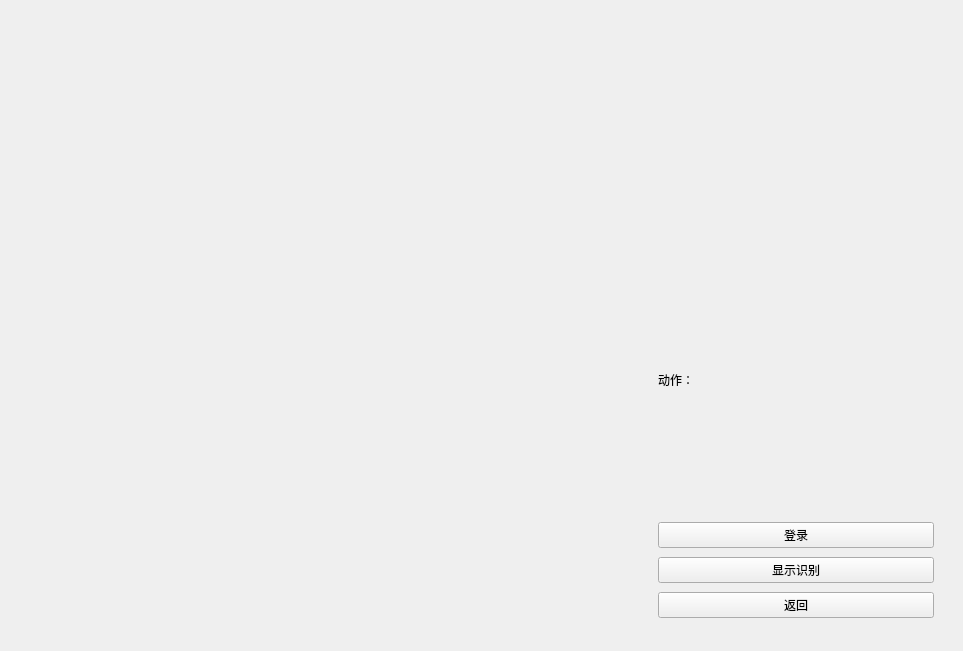
<?xml version="1.0" encoding="UTF-8"?>
<ui version="4.0">
 <class>Form</class>
 <widget class="QWidget" name="Form">
  <property name="geometry">
   <rect>
    <x>0</x>
    <y>0</y>
    <width>963</width>
    <height>651</height>
   </rect>
  </property>
  <property name="windowTitle">
   <string>Form</string>
  </property>
  <layout class="QHBoxLayout" name="horizontalLayout_2">
   <item>
    <widget class="QLabel" name="label_image">
     <property name="sizePolicy">
      <sizepolicy hsizetype="Preferred" vsizetype="Preferred">
       <horstretch>4</horstretch>
       <verstretch>0</verstretch>
      </sizepolicy>
     </property>
     <property name="text">
      <string/>
     </property>
    </widget>
   </item>
   <item>
    <widget class="QWidget" name="widget_2" native="true">
     <property name="sizePolicy">
      <sizepolicy hsizetype="Preferred" vsizetype="Preferred">
       <horstretch>2</horstretch>
       <verstretch>1</verstretch>
      </sizepolicy>
     </property>
     <layout class="QGridLayout" name="gridLayout">
      <item row="3" column="1">
       <widget class="QWidget" name="widget" native="true">
        <property name="sizePolicy">
         <sizepolicy hsizetype="Preferred" vsizetype="Preferred">
          <horstretch>0</horstretch>
          <verstretch>1</verstretch>
         </sizepolicy>
        </property>
        <layout class="QVBoxLayout" name="verticalLayout">
         <item>
          <widget class="QPushButton" name="button_login">
           <property name="text">
            <string>登录</string>
           </property>
          </widget>
         </item>
         <item>
          <widget class="QPushButton" name="button_show">
           <property name="text">
            <string>显示识别</string>
           </property>
          </widget>
         </item>
         <item>
          <widget class="QPushButton" name="button_back">
           <property name="text">
            <string>返回</string>
           </property>
          </widget>
         </item>
        </layout>
       </widget>
      </item>
      <item row="0" column="1">
       <widget class="QWidget" name="widget_3" native="true">
        <property name="sizePolicy">
         <sizepolicy hsizetype="Preferred" vsizetype="Preferred">
          <horstretch>0</horstretch>
          <verstretch>4</verstretch>
         </sizepolicy>
        </property>
        <layout class="QVBoxLayout" name="verticalLayout_2">
         <item>
          <widget class="QLabel" name="label_message">
           <property name="text">
            <string/>
           </property>
          </widget>
         </item>
         <item>
          <widget class="QLabel" name="label_action">
           <property name="text">
            <string>动作：</string>
           </property>
          </widget>
         </item>
        </layout>
       </widget>
      </item>
     </layout>
    </widget>
   </item>
  </layout>
 </widget>
 <resources/>
 <connections/>
</ui>
